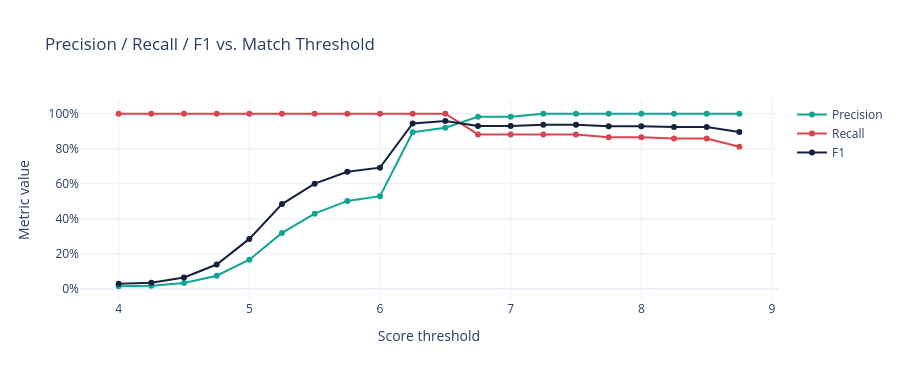

The cell this chart's notebook holds for it:
### Markdown cell above
### Threshold sensitivity

Sweeping the match threshold shows the classic precision/recall trade-off — useful for choosing an operating point (e.g., auto-merge above a high threshold, flag-for-review in a middle band).

### Code cell
thresholds = np.arange(4, 9, 0.25)
sweep = []
for t in thresholds:
    pred = scored.score >= t
    p = precision_score(scored.true_dupe, pred, zero_division=0)
    r = recall_score(scored.true_dupe, pred, zero_division=0)
    f = f1_score(scored.true_dupe, pred, zero_division=0)
    sweep.append((t, p, r, f))
sweep_df = pd.DataFrame(sweep, columns=["threshold", "precision", "recall", "f1"])

fig_sweep = go.Figure()
for col, color in zip(["precision", "recall", "f1"], ["#12A594", "#D64550", "#16213E"]):
    fig_sweep.add_trace(go.Scatter(x=sweep_df.threshold, y=sweep_df[col], mode="lines+markers",
                                    name=col.capitalize(), line=dict(color=color, width=2)))
fig_sweep.update_layout(template=PLOT_TEMPLATE, height=380, title="Precision / Recall / F1 vs. Match Threshold",
                         xaxis_title="Score threshold", yaxis_title="Metric value", yaxis_tickformat=".0%")
fig_sweep.show()

best = sweep_df.loc[sweep_df.f1.idxmax()]
print(f"Best F1 = {best.f1:.3f} at threshold = {best.threshold}")

### Figure 1 — Plotly figure (JSON) as saved in the notebook; plotly's stock layout.template omitted (floating-point values rounded to 4 significant figures)
{"data": [{"line": {"color": "#12A594", "width": 2}, "mode": "lines+markers", "name": "Precision", "type": "scatter", "x": [4.0, 4.25, 4.5, 4.75, 5.0, 5.25, 5.5, 5.75, 6.0, 6.25, 6.5, 6.75, 7.0, 7.25, 7.5, 7.75, 8.0, 8.25, 8.5, 8.75], "y": [0.01453, 0.01761, 0.03332, 0.07457, 0.1662, 0.3191, 0.4291, 0.502, 0.5292, 0.8944, 0.9203, 0.9825, 0.9825, 1.0, 1.0, 1.0, 1.0, 1.0, 1.0, 1.0]}, {"line": {"color": "#D64550", "width": 2}, "mode": "lines+markers", "name": "Recall", "type": "scatter", "x": [4.0, 4.25, 4.5, 4.75, 5.0, 5.25, 5.5, 5.75, 6.0, 6.25, 6.5, 6.75, 7.0, 7.25, 7.5, 7.75, 8.0, 8.25, 8.5, 8.75], "y": [1.0, 1.0, 1.0, 1.0, 1.0, 1.0, 1.0, 1.0, 1.0, 1.0, 1.0, 0.8819, 0.8819, 0.8819, 0.8819, 0.8661, 0.8661, 0.8583, 0.8583, 0.811]}, {"line": {"color": "#16213E", "width": 2}, "mode": "lines+markers", "name": "F1", "type": "scatter", "x": [4.0, 4.25, 4.5, 4.75, 5.0, 5.25, 5.5, 5.75, 6.0, 6.25, 6.5, 6.75, 7.0, 7.25, 7.5, 7.75, 8.0, 8.25, 8.5, 8.75], "y": [0.02865, 0.0346, 0.06448, 0.1388, 0.2851, 0.4838, 0.6005, 0.6684, 0.6921, 0.9442, 0.9585, 0.9295, 0.9295, 0.9372, 0.9372, 0.9283, 0.9283, 0.9237, 0.9237, 0.8957]}], "layout": {"height": 380, "title": {"text": "Precision / Recall / F1 vs. Match Threshold"}, "xaxis": {"title": {"text": "Score threshold"}}, "yaxis": {"tickformat": ".0%", "title": {"text": "Metric value"}}}}
